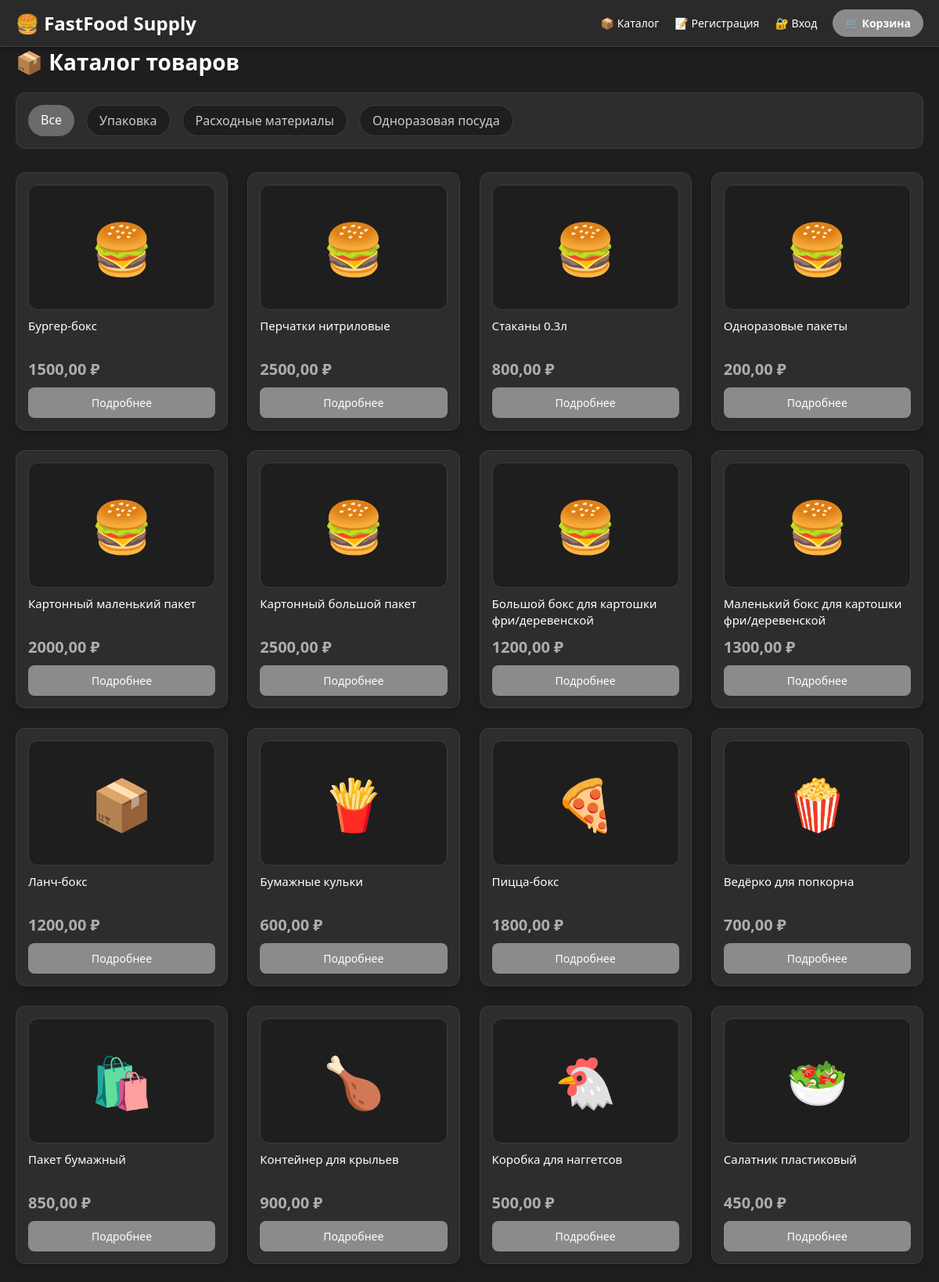
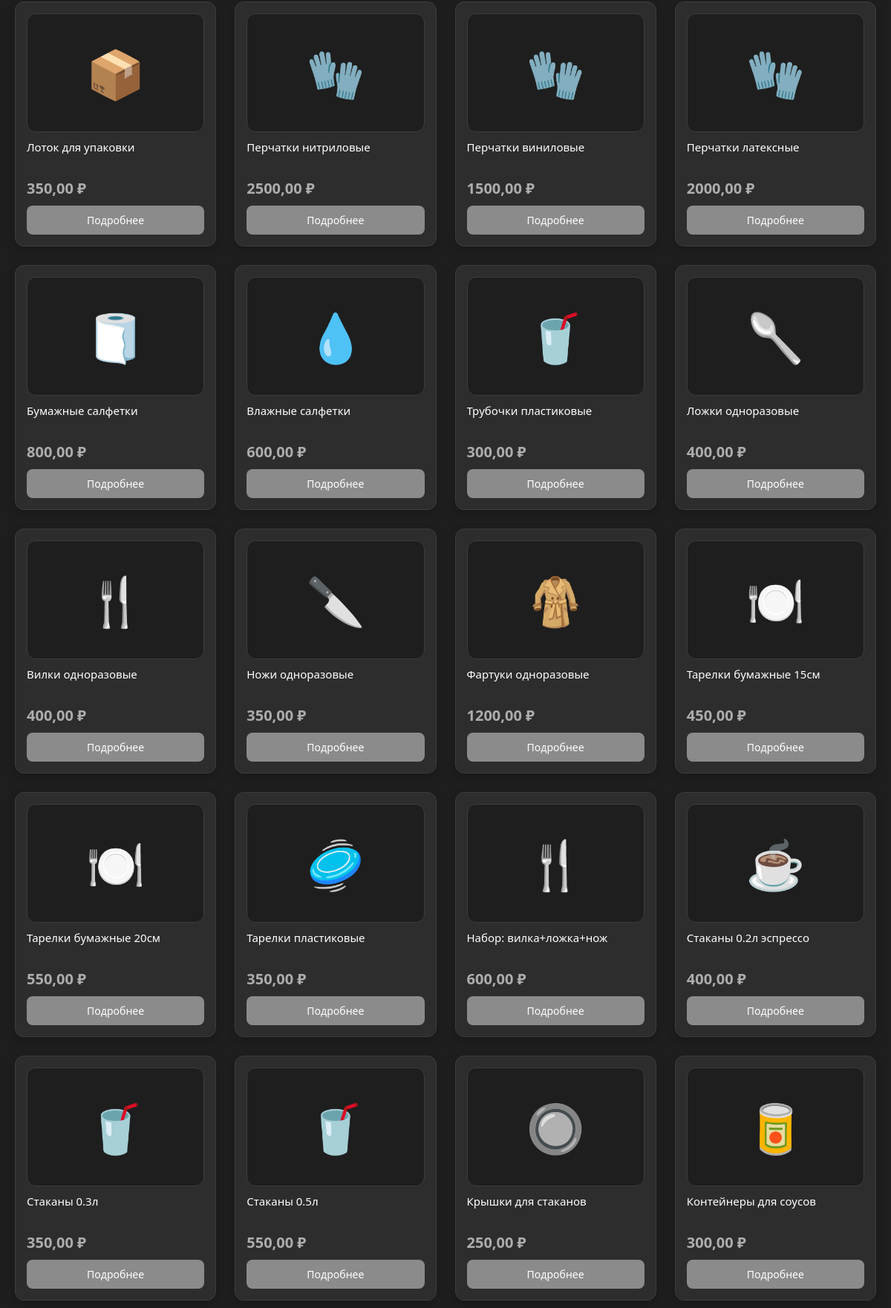
Page /catalog/ (upper part) on the committed database (2 pictures, top to bottom).
### shop/models.py (models this page shows, shortened)
class Category(models.Model):
    name = models.CharField(max_length=100, verbose_name='Название')
    slug = models.SlugField(unique=True)
    class Meta:
        verbose_name = 'Категория'
        verbose_name_plural = 'Категории'

class Product(models.Model):
    category = models.ForeignKey(Category, on_delete=models.CASCADE, related_name='products')
    name = models.CharField(max_length=200, verbose_name='Название')
    slug = models.SlugField(unique=True)
    description = models.TextField(verbose_name='Описание')
    price = models.DecimalField(max_digits=10, decimal_places=2, verbose_name='Цена')
    stock = models.PositiveIntegerField(default=0, verbose_name='Наличие')
    image = models.ImageField(upload_to='products/', blank=True, null=True, verbose_name='Изображение')
    emoji = models.CharField(max_length=10, blank=True, default='🍔', verbose_name='Эмодзи')
    created_at = models.DateTimeField(auto_now_add=True)
    class Meta:
        verbose_name = 'Товар'
        verbose_name_plural = 'Товары'

### shop/views.py (the view)
# urls.py: path('catalog/', views.catalog, name='catalog'),
def catalog(request):
    categories = Category.objects.all()
    selected_category = request.GET.get('category')
    products = Product.objects.all()
    if selected_category:
        products = products.filter(category__slug=selected_category)
    return render(request, 'shop/catalog.html', {
        'categories': categories,
        'products': products,
        'selected_category': selected_category,
    })

### shop/context_processors.py (called while the page is built)
def cart_count(request):
    cart = request.session.get('cart', {})
    count = sum(item.get('quantity', 0) for item in cart.values())
    return {'cart_count': count}

### shop/templates/shop/catalog.html (shortened to what this page needs)
{% extends 'shop/base.html' %}
{% block content %}
<h1 style="font-size: 28px; margin-bottom: 20px; color: white;">📦 Каталог товаров</h1>
<div style="margin-bottom: 30px; padding: 15px; background: #2d2d2d; border-radius: 12px; border: 1px solid #3d3d3d;">
    <div style="display: flex; gap: 15px; flex-wrap: wrap;">
        <a href="/catalog/" style="padding: 8px 16px; background: #6b6b6b; color: white; border-radius: 30px; text-decoration: none; font-weight: 500;">Все</a>
        {% for cat in categories %}
            <a href="/catalog/?category={{ cat.slug }}" style="padding: 8px 16px; background: #1e1e1e; color: #cccccc; border-radius: 30px; text-decoration: none; border: 1px solid #3d3d3d;">{{ cat.name }}</a>
        {% endfor %}
    </div>
</div>
<div class="product-grid">
    {% for product in products %}
    <div class="product-card">
        <div style="width: 100%; height: 160px; background: #1e1e1e; display: flex; align-items: center; justify-content: center; border-radius: 12px; margin-bottom: 10px; border: 1px solid #3d3d3d;">
            <span style="font-size: 64px;">
                {% if product.emoji %}
                    {{ product.emoji }}
                {% else %}
                    🍔
                {% endif %}
            </span>
        </div>
        <h3>{{ product.name }}</h3>
        <div class="price">{{ product.price }} ₽</div>
        <a href="/product/{{ product.slug }}/" class="btn">Подробнее</a>
    </div>
    {% endfor %}
</div>
{% endblock %}

### shop/templates/shop/base.html (style rules this page uses)
:root { --primary-color: #8b8b8b; --primary-dark: #6b6b6b; --primary-light: #adadad; --header-bg: #2a2a2a; --bg-dark: #1e1e1e; --card-bg: #2d2d2d; --text-light: #ffffff; --text-gray: #aaaaaa; --border-color: #3d3d3d; }
* { margin: 0; padding: 0; box-sizing: border-box; }
body { font-family: 'Segoe UI', Roboto, Arial, sans-serif; background: var(--bg-dark); color: var(--text-light); }
.product-grid { display: grid; grid-template-columns: repeat(auto-fill, minmax(220px, 1fr)); gap: 25px; margin: 30px 0; }
.product-card { background: var(--card-bg); border-radius: 12px; padding: 15px; box-shadow: 0 4px 12px rgba(0,0,0,0.2); transition: transform 0.2s, box-shadow 0.2s; border: 1px solid var(--border-color); }
.product-card h3 { font-size: 15px; font-weight: 500; margin: 10px 0; line-height: 1.4; height: 42px; overflow: hidden; color: var(--text-light); }
.product-card .price { font-size: 20px; color: var(--primary-light); font-weight: 700; margin: 10px 0; }
.product-card .btn { display: block; background: var(--primary-color); color: white; text-align: center; padding: 10px; border-radius: 8px; text-decoration: none; font-size: 14px; font-weight: 500; }
button, .btn { background: var(--primary-color); color: #1a1a1a; border: none; padding: 10px 20px; border-radius: 30px; cursor: pointer; font-weight: 700; }

### rows in the picture
Category: name "Упаковка"
Category: name "Расходные материалы"
Category: name "Одноразовая посуда"
Product: emoji "🍔", name "Бургер-бокс", price "1500,00"
Product: emoji "🍔", name "Перчатки нитриловые", price "2500,00"
Product: emoji "🍔", name "Стаканы 0.3л", price "800,00"
Product: emoji "🍔", name "Одноразовые пакеты", price "200,00"
Product: emoji "🍔", name "Картонный маленький пакет", price "2000,00"
Product: emoji "🍔", name "Картонный большой пакет", price "2500,00"
Product: emoji "🍔", name "Большой бокс для картошки фри/деревенской", price "1200,00"
Product: emoji "🍔", name "Маленький бокс для картошки фри/деревенской", price "1300,00"
Product: emoji "📦", name "Ланч-бокс", price "1200,00"
Product: emoji "🍟", name "Бумажные кульки", price "600,00"
Product: emoji "🍕", name "Пицца-бокс", price "1800,00"
Product: emoji "🍿", name "Ведёрко для попкорна", price "700,00"
Product: emoji "🛍️", name "Пакет бумажный", price "850,00"
Product: emoji "🍗", name "Контейнер для крыльев", price "900,00"
Product: emoji "🐔", name "Коробка для наггетсов", price "500,00"
Product: emoji "🥗", name "Салатник пластиковый", price "450,00"
Product: emoji "📦", name "Лоток для упаковки", price "350,00"
Product: emoji "🧤", name "Перчатки нитриловые", price "2500,00"
Product: emoji "🧤", name "Перчатки виниловые", price "1500,00"
Product: emoji "🧤", name "Перчатки латексные", price "2000,00"
Product: emoji "🧻", name "Бумажные салфетки", price "800,00"
Product: emoji "💧", name "Влажные салфетки", price "600,00"
Product: emoji "🥤", name "Трубочки пластиковые", price "300,00"
Product: emoji "🥄", name "Ложки одноразовые", price "400,00"
Product: emoji "🍴", name "Вилки одноразовые", price "400,00"
Product: emoji "🔪", name "Ножи одноразовые", price "350,00"
Product: emoji "🧥", name "Фартуки одноразовые", price "1200,00"
Product: emoji "🍽️", name "Тарелки бумажные 15см", price "450,00"
Product: emoji "🍽️", name "Тарелки бумажные 20см", price "550,00"
Product: emoji "🥏", name "Тарелки пластиковые", price "350,00"
Product: emoji "🍴", name "Набор: вилка+ложка+нож", price "600,00"
Product: emoji "☕", name "Стаканы 0.2л эспрессо", price "400,00"
Product: emoji "🥤", name "Стаканы 0.3л", price "350,00"
Product: emoji "🥤", name "Стаканы 0.5л", price "550,00"
Product: emoji "🔘", name "Крышки для стаканов", price "250,00"
Product: emoji "🥫", name "Контейнеры для соусов", price "300,00"
